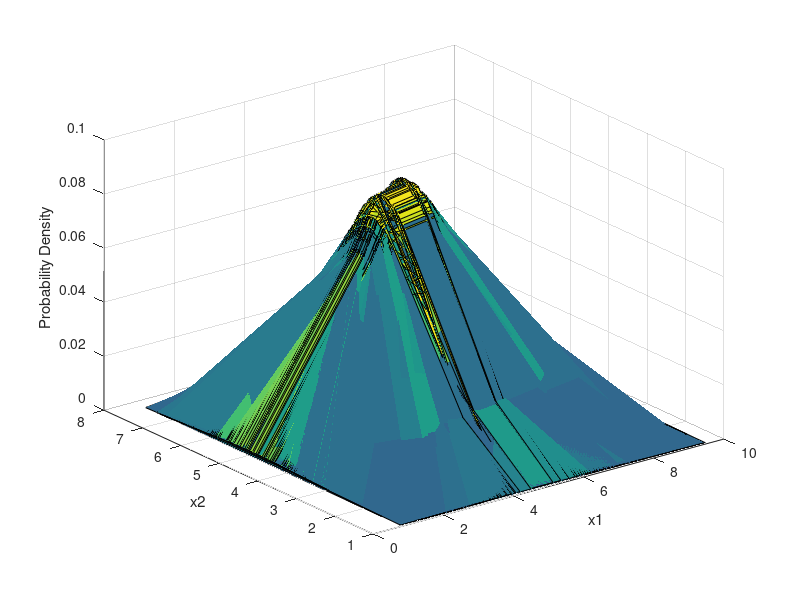

Here is the MATLAB script that generated this plot:
X = load('data_lvq_A(1).mat');    
Y = load('data_lvq_B(1).mat');

mu = [ mean(X.matA(:,1)) mean(X.matA(:,2))];
Sigma = [std(X.matA(:,1)) std(X.matA(:,2))];
x1 = X.matA(:,1); x2 = X.matA(:,2);
[X1,X2] = meshgrid(x1,x2);
F = mvnpdf([X1(:) X2(:)],mu,Sigma);
F = reshape(F,length(x2),length(x1));
surf(x1,x2,F);
caxis([min(F(:))-.5*range(F(:)),max(F(:))]);
xlabel('x1'); ylabel('x2'); zlabel('Probability Density');